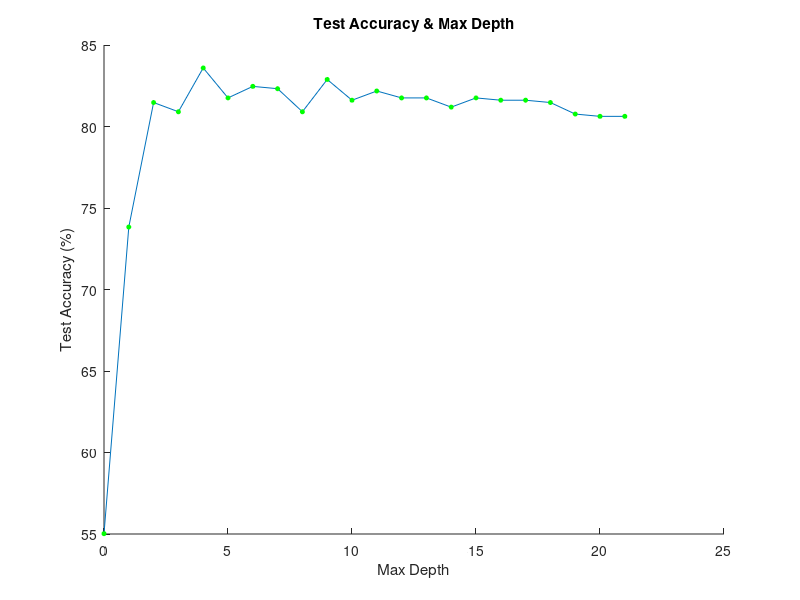

MATLAB code for this plot:
% clear figure
clf;
% data
x = 0 : 21;
y = [55.0212164074 73.8330975955 81.4710042433 80.9052333805 ...
     83.5926449788 81.7538896747 82.4611032532 82.3196605375 ...
     80.9052333805 82.8854314003 81.612446959 82.1782178218 ...
     81.7538896747 81.7538896747 81.1881188119 81.7538896747 ...
     81.612446959  81.612446959 81.4710042433 80.7637906648 ...
     80.6223479491 80.6223479491 ];
% plot
hold on;
plot(x, y);
plot(x, y,'o', ... 
    'MarkerSize',3, ...
    'MarkerEdgeColor','g', ...
    'MarkerFaceColor','g');
xlabel('Max Depth');
ylabel('Test Accuracy (%)');
title('Test Accuracy & Max Depth');